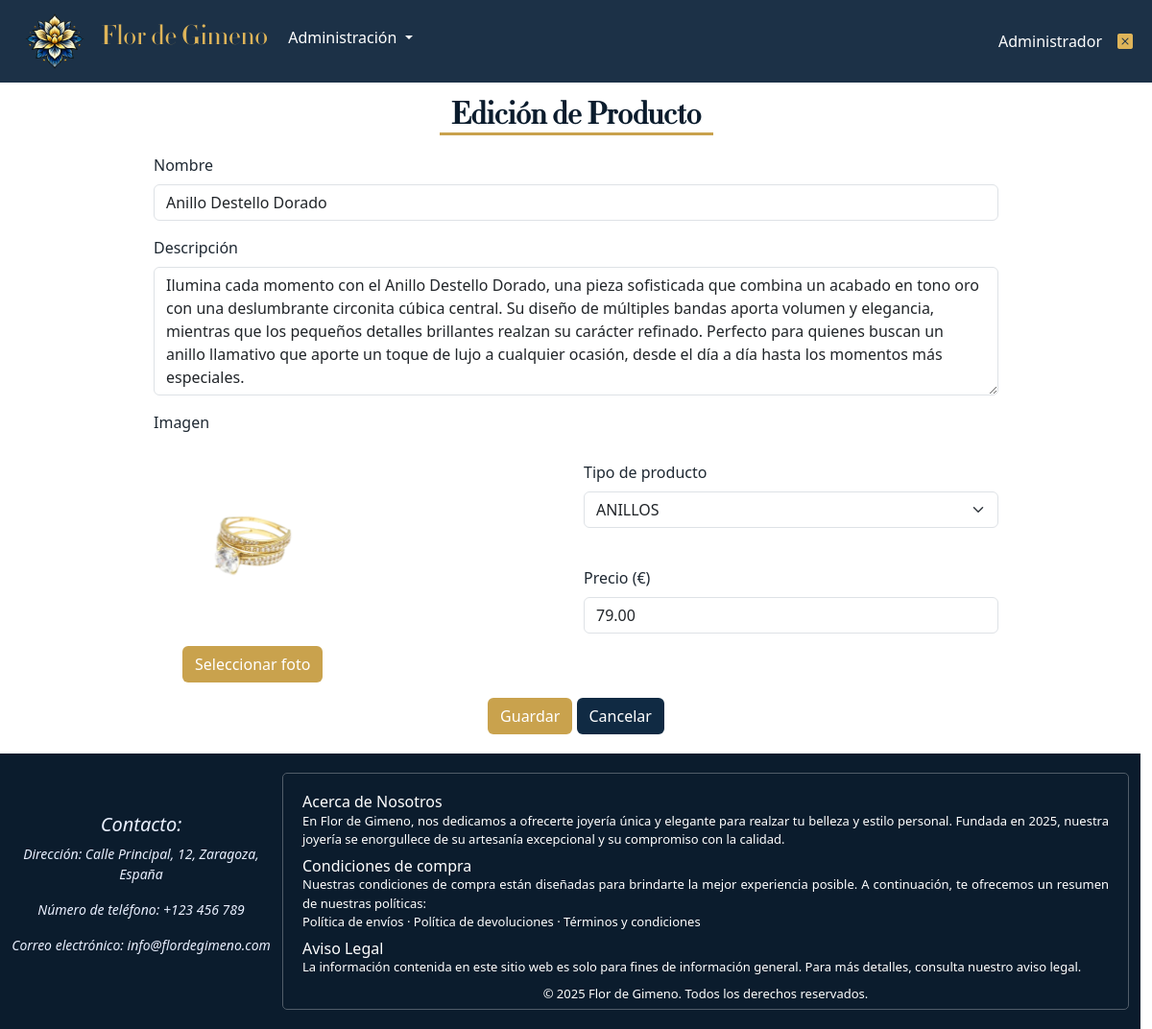
/formProductos.php?id=1&pag=1 (signed in), run on the app's committed database.
### tables this page shows
CREATE TABLE productos (
    idProducto INT AUTO_INCREMENT PRIMARY KEY,
    idTipo INT,
    nombre VARCHAR(150) NOT NULL,
    descripcion TEXT,
    precio DECIMAL(10, 2) NOT NULL,
    imagen VARCHAR(255),
	FOREIGN KEY (idTipo) REFERENCES tiposProducto(idTipo)
);

CREATE TABLE tiposProducto (
    idTipo INT AUTO_INCREMENT PRIMARY KEY,
    nombre VARCHAR(150) NOT NULL,
    imagen VARCHAR(255)
);

### modelos/producto.php (called while the page is built, shortened)
<?php
class Producto {
    public static function cargar($id){
        $bd = abrirBD();
        $st = $bd->prepare("SELECT * FROM productos Where idProducto=?");
        $st->bind_param('i', $id);
        $ok = $st->execute();
        $res = $st->get_result();
        $producto = $res->fetch_object('Producto');
        return $producto;
    }
}

### lib/funciones.php (called while the page is built, shortened)
<?php
function e($s){
    return htmlspecialchars($s, ENT_QUOTES);
}

### modelos/tipoProducto.php (called while the page is built, shortened)
<?php
class TiposProducto {
    public static function listado() {
        $bd = abrirBD();
        $st = $bd->prepare("SELECT * FROM tiposProducto");
        $ok = $st->execute();
        $res = $st->get_result();
        $tipos = [];
        while ($tipo = $res->fetch_object('TiposProducto')) {
            $tipos[] = $tipo;
        }
        return $tipos;
    }
}

### formProductos.php (the view, shortened to what this page needs)
<?php
require_once __DIR__.'/modelos/producto.php';
require_once __DIR__.'/modelos/tipoProducto.php';
require_once __DIR__.'/lib/funciones.php';
if (isset($_SESSION['errores'])) {
    $errores = $_SESSION['errores'];
    $producto = $_SESSION['datos'];
    $id = $producto->idProducto;
    unset($_SESSION['errores']);
    unset($_SESSION['datos']);
}
else if (isset($_GET['id'])) {
    $errores = [];
    $id = $_GET['id'];
    $producto = Producto::cargar($id);
    $pag = $_GET['pag'];
}
else {
    $errores = [];
    $id = 0;
    $producto = new Producto();
}
if ($id == 0) {
    $tituloPagina = "Flor de Gimeno | Nuevo Producto";
    $titulo = "Nuevo Producto";
}
else {
    $titulo = "Edición de Producto";
}
$tipos = TiposProducto::listado();
include __DIR__.'/include/cabecera.php';
include __DIR__.'/include/menu.php';
?>
<div class="row" style="justify-content: center;">
    <h3 id="tituloFormularios"><?=$titulo?></h3>
    <form action="guardarProducto.php?id=<?= e($producto->idProducto)?><?php if (isset($_GET['id'])):?>&pag=<?=$pag?><?php endif;?>"
        method="POST" class="row g-3" style="margin-top: -5px; margin-bottom: 20px; width: 80%;" enctype="multipart/form-data">
        <div class="col-md-12">
            <label class="form-label" for="nombre">
                Nombre
            </label>
            <input type="text" id="nombre" name="nombre" class="form-control
                <?php if (isset($errores['nombre'])): echo 'is-invalid'; endif;?>"
                placeholder="Nombre:" value="<?= e($producto->nombre)?>"/>
        </div>
        <div class="col-md-12">
            <label class="form-label" for="descripcion">
                Descripción
            </label>
            <textarea type="text" rows="5" id="descripcion" name="descripcion" class="form-control
                <?php if (isset($errores['descripcion'])): echo 'is-invalid'; endif;?>"
                placeholder="Descripcion:"><?= e($producto->descripcion)?></textarea>
        </div>
        <div class="col-md-6">
            <p>Imagen</p>
            <?php if($id == 0) : ?>
                <img id="foto" src="fotos/gris.jpg" style="max-height: 200px" />
            <?php else: ?>
                <img id="foto" src="fotos/<?= e($producto->idProducto) . '_' . e($producto->imagen)?>" style="max-height: 200px" />
            <?php endif; ?>
            <br/>
            <button type="button" id="btnSelect" class="btn btn-select-foto btn-ok">
                Seleccionar foto
            </button>
        </div>
        <div class="col-md-6" style="align-content: center;">
            <div style="margin-bottom: 40px;">
                <label class="form-label" for="tipo">
                    Tipo de producto
                </label>
                <select id="tipo" name="tipo" class="form-select">
                    <?php foreach ($tipos as $tipo): ?>
                        <option value="<?= $tipo->idTipo?>"
                            <?php if($tipo->idTipo == $producto->idTipo) : ?>
                                selected
                            <?php endif;?>>
                            <?= e($tipo->nombre) ?>
                        </option>
                    <?php endforeach; ?>
                </select>
            </div>
            <div>
                <label class="form-label" for="precio">
                    Precio (€)
                </label>
                <input type="number" id="precio" name="precio" class="form-control
                    <?php if (isset($errores['precio'])): echo 'is-invalid'; endif;?>"
                    placeholder="Precio:" value="<?= e($producto->precio)?>"
                    step="0.01" min="0"/>
            </div>
        </div>
        <div class="col-12 text-center">
            <button type="submit" class="btn btn-ok" id="btnGuardarProducto">
                Guardar
            </button>
            <a href="listadoProductos.php<?php if(isset($_GET['id'])):?>?pag=<?=$pag?><?php endif;?>" class="btn btn-cancelar">
                Cancelar
            </a>
        </div>
    </form>
</div>
<?php include __DIR__.'/include/scripts.php';?>
<?php include __DIR__.'/include/pie.php';?>

### css/estilos.css (style rules this page uses)
body { padding-top: 90px; background-color: #FFFFFF; color: #1F2933; }
#tituloFormularios { margin-top: 10px; width: 25%; text-align: center; font-size: xx-large; font-family: 'Flor'; font-weight: bold; border-bottom: 3px solid #C9A24D; color: #0B1C2D; }
.btn-ok { background-color: #C9A24D; color: white; }
.btn-cancelar { background-color: #102A43; color: white; }
.btn-select-foto { margin-left: 30px; margin-top: 5px; }

### data on the page
productos: nombre "Anillo Destello Dorado", descripcion "Ilumina cada momento con el Anillo Destello Dorado, una pieza sofisticada que combina un acabado en tono oro con una deslumbrante circonita cúbica central. Su diseño de múltiples bandas aporta volumen y elegancia, mientras que los pequeños detalles brillantes realzan su carácter refinado. Perfecto para quienes buscan un anillo llamativo que aporte un toque de lujo a cualquier ocasión, desde el día a día hasta los momentos más especiales.", imagen (picture), tipo "ANILLOS", precio "79.00"

### other printed values
$usuario->nombre "Administrador"
$titulo "Edición de Producto"
